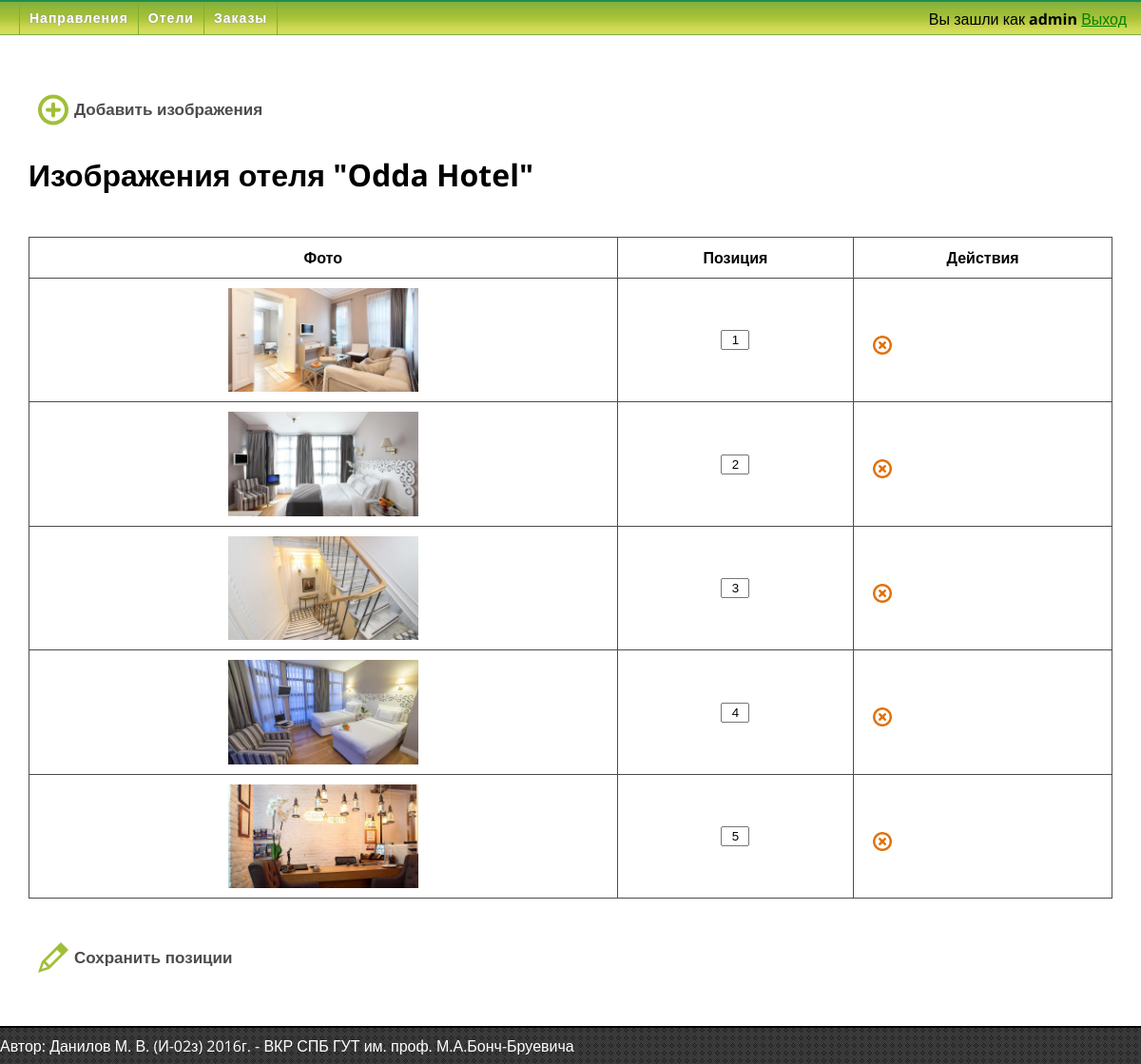
The page /admin/root.php?act=hotels&mode=images&hotels_id=34 (signed in) on the database its author committed.
### tables this page shows
CREATE TABLE IF NOT EXISTS `hotels` (
  `id` int(16) NOT NULL AUTO_INCREMENT,
  `directions_id` int(11) NOT NULL,
  `title` varchar(255) NOT NULL,
  `stars` int(11) NOT NULL,
  `parking` int(11) DEFAULT NULL,
  `about` text,
  `outdoors` text,
  `services` text,
  `internet` text,
  `animals` text,
  `checkin` varchar(255) NOT NULL,
  `departure` varchar(255) NOT NULL,
  `address` varchar(255) NOT NULL,
  UNIQUE KEY `id` (`id`)
);

CREATE TABLE IF NOT EXISTS `images` (
  `id` int(16) NOT NULL AUTO_INCREMENT,
  `hotel_id` int(11) NOT NULL,
  `image` varchar(255) NOT NULL,
  `position` int(11) NOT NULL,
  UNIQUE KEY `id` (`id`)
);

### admin/system/functions.php (the view, shortened to what this page needs)
<?php
function print_adm_all_images($hotels_id)
	{
	echo "<input type='button' class='add' onClick='window.location.href=\"?act=hotels&mode=add_images&hotels_id=$hotels_id\"' value='Добавить изображения' /><br/><br/>";
	$qq2 = mysql_query("SELECT title FROM hotels WHERE id='$hotels_id'");
	$q2 = mysql_fetch_array($qq2);
	$qq = mysql_query("SELECT * FROM images WHERE hotel_id='$hotels_id' ORDER BY position ASC");
	echo "<h1>Изображения отеля \"$q2[title]\"</h1><br/>";
	echo "<table class='adm_big_table'><tr style='text-align:center;'><td>Фото</td><td>Позиция</td><td>Действия</td></tr>";
	while($q = mysql_fetch_array($qq))
		{
		echo "<td style='text-align:center;'><img src='../images/upload/$q[image]' width='200px'/></td>";
		echo "<td style='text-align:center;'><b><input type='text' class='img_position' id='img_$q[id]' style='text-align:center; width:30px;' value='$q[position]'/></b></td>";
		echo "<td>";
		echo "<input type='button' class='del_btn' id='del_images_$q[id]' />";
		echo "</td>";
		}
		echo "</table><br/><br/>";
		echo " <input type='button' class='save' id='images_position' value='Сохранить позиции' /></div>";
	}
?>

### admin/css/style_adm.css (style rules this page uses)
html,body { height:100%; }
body { font-family: 'Open sans', sans-serif; font-size: 16px; color: #000; margin:0; background-color:#fff; }
input.save,input.add, input.edit { background-image:url('../images/edit.png'); background-repeat:no-repeat; background-color:#fff; background-position:10px 2px; height:36px; line-height:36px; padding-left:48px; font-weight:bold; font-size:17px; border:none; display:block; float:left; cursor:pointer; color:#4e4b4b; }
input.add { background-image:url('../images/add.png'); }
input.edit_btn, input.del_btn,input.phots_btn { width:20px; height:20px; border:none; background:#fff url('../images/edit.png') no-repeat 50% 50%; background-size:20px 20px; margin:10px 5px 0px 10px; }
input.del_btn { background:#fff url('../images/del.png') no-repeat 50% 50%; background-size:20px 20px; }
.adm_big_table { width:100%; border:1px solid #4e4b4b; border-collapse: collapse; }
.adm_big_table tr:first-child { font-weight:bold; }
.adm_big_table td { border:1px solid #4e4b4b; padding:10px; }

### rows shown on the page
hotels: title "Odda Hotel"
images: image (picture), position "1"
images: image (picture), position "2"
images: image (picture), position "3"
images: image (picture), position "4"
images: image (picture), position "5"

### other values the page prints
$_SESSION['login'] "admin"
